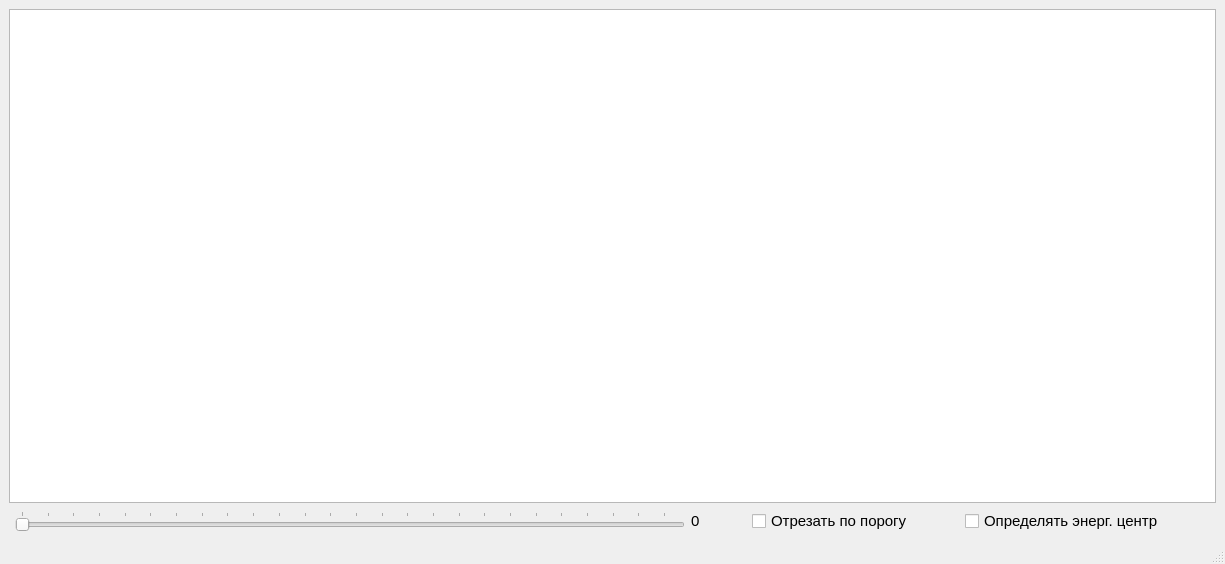
<?xml version="1.0" encoding="UTF-8"?>
<ui version="4.0">
 <class>MainWindow</class>
 <widget class="QMainWindow" name="MainWindow">
  <property name="geometry">
   <rect>
    <x>0</x>
    <y>0</y>
    <width>1225</width>
    <height>564</height>
   </rect>
  </property>
  <property name="windowTitle">
   <string>MainWindow</string>
  </property>
  <widget class="QWidget" name="centralwidget">
   <layout class="QGridLayout" name="gridLayout">
    <item row="1" column="3">
     <spacer name="horizontalSpacer_3">
      <property name="orientation">
       <enum>Qt::Horizontal</enum>
      </property>
      <property name="sizeType">
       <enum>QSizePolicy::Fixed</enum>
      </property>
      <property name="sizeHint" stdset="0">
       <size>
        <width>40</width>
        <height>20</height>
       </size>
      </property>
     </spacer>
    </item>
    <item row="1" column="8">
     <spacer name="horizontalSpacer">
      <property name="orientation">
       <enum>Qt::Horizontal</enum>
      </property>
      <property name="sizeType">
       <enum>QSizePolicy::Fixed</enum>
      </property>
      <property name="sizeHint" stdset="0">
       <size>
        <width>40</width>
        <height>20</height>
       </size>
      </property>
     </spacer>
    </item>
    <item row="1" column="4">
     <widget class="QCheckBox" name="checkBox_Cut">
      <property name="font">
       <font>
        <pointsize>11</pointsize>
       </font>
      </property>
      <property name="text">
       <string>Отрезать по порогу</string>
      </property>
     </widget>
    </item>
    <item row="1" column="5">
     <spacer name="horizontalSpacer_2">
      <property name="orientation">
       <enum>Qt::Horizontal</enum>
      </property>
      <property name="sizeType">
       <enum>QSizePolicy::Fixed</enum>
      </property>
      <property name="sizeHint" stdset="0">
       <size>
        <width>40</width>
        <height>20</height>
       </size>
      </property>
     </spacer>
    </item>
    <item row="0" column="0" colspan="9">
     <widget class="QGraphicsView" name="graphicsView"/>
    </item>
    <item row="1" column="6">
     <widget class="QCheckBox" name="checkBox_GetCenter">
      <property name="font">
       <font>
        <pointsize>11</pointsize>
       </font>
      </property>
      <property name="text">
       <string>Определять энерг. центр</string>
      </property>
     </widget>
    </item>
    <item row="1" column="1">
     <widget class="QSlider" name="horizontalSlider_Threshold">
      <property name="maximum">
       <number>255</number>
      </property>
      <property name="orientation">
       <enum>Qt::Horizontal</enum>
      </property>
      <property name="tickPosition">
       <enum>QSlider::TicksAbove</enum>
      </property>
      <property name="tickInterval">
       <number>10</number>
      </property>
     </widget>
    </item>
    <item row="1" column="2">
     <widget class="QLabel" name="label_Threshold">
      <property name="font">
       <font>
        <pointsize>11</pointsize>
       </font>
      </property>
      <property name="text">
       <string>0</string>
      </property>
     </widget>
    </item>
   </layout>
  </widget>
  <widget class="QMenuBar" name="menubar">
   <property name="geometry">
    <rect>
     <x>0</x>
     <y>0</y>
     <width>1225</width>
     <height>25</height>
    </rect>
   </property>
  </widget>
  <widget class="QStatusBar" name="statusbar"/>
 </widget>
 <resources/>
 <connections/>
</ui>
